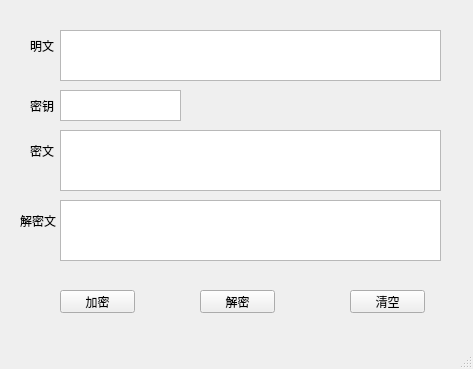
<?xml version="1.0" encoding="UTF-8"?>
<ui version="4.0">
 <class>MainWindow</class>
 <widget class="QMainWindow" name="MainWindow">
  <property name="geometry">
   <rect>
    <x>0</x>
    <y>0</y>
    <width>473</width>
    <height>369</height>
   </rect>
  </property>
  <property name="windowTitle">
   <string>DES</string>
  </property>
  <widget class="QWidget" name="centralwidget">
   <widget class="QTextEdit" name="mw">
    <property name="geometry">
     <rect>
      <x>60</x>
      <y>30</y>
      <width>381</width>
      <height>51</height>
     </rect>
    </property>
   </widget>
   <widget class="QTextEdit" name="mw2">
    <property name="geometry">
     <rect>
      <x>60</x>
      <y>130</y>
      <width>381</width>
      <height>61</height>
     </rect>
    </property>
   </widget>
   <widget class="QTextEdit" name="my">
    <property name="geometry">
     <rect>
      <x>60</x>
      <y>90</y>
      <width>121</width>
      <height>31</height>
     </rect>
    </property>
   </widget>
   <widget class="QLabel" name="label">
    <property name="geometry">
     <rect>
      <x>30</x>
      <y>40</y>
      <width>54</width>
      <height>12</height>
     </rect>
    </property>
    <property name="text">
     <string>明文</string>
    </property>
   </widget>
   <widget class="QLabel" name="label_2">
    <property name="geometry">
     <rect>
      <x>30</x>
      <y>140</y>
      <width>41</width>
      <height>21</height>
     </rect>
    </property>
    <property name="text">
     <string>密文</string>
    </property>
   </widget>
   <widget class="QLabel" name="label_3">
    <property name="geometry">
     <rect>
      <x>30</x>
      <y>100</y>
      <width>54</width>
      <height>12</height>
     </rect>
    </property>
    <property name="text">
     <string>密钥</string>
    </property>
   </widget>
   <widget class="QPushButton" name="jm">
    <property name="geometry">
     <rect>
      <x>60</x>
      <y>290</y>
      <width>75</width>
      <height>23</height>
     </rect>
    </property>
    <property name="text">
     <string>加密</string>
    </property>
   </widget>
   <widget class="QPushButton" name="qk">
    <property name="geometry">
     <rect>
      <x>350</x>
      <y>290</y>
      <width>75</width>
      <height>23</height>
     </rect>
    </property>
    <property name="text">
     <string>清空</string>
    </property>
   </widget>
   <widget class="QTextEdit" name="jmw">
    <property name="geometry">
     <rect>
      <x>60</x>
      <y>200</y>
      <width>381</width>
      <height>61</height>
     </rect>
    </property>
   </widget>
   <widget class="QLabel" name="label_5">
    <property name="geometry">
     <rect>
      <x>20</x>
      <y>210</y>
      <width>41</width>
      <height>21</height>
     </rect>
    </property>
    <property name="text">
     <string>解密文</string>
    </property>
   </widget>
   <widget class="QPushButton" name="jm2">
    <property name="geometry">
     <rect>
      <x>200</x>
      <y>290</y>
      <width>75</width>
      <height>23</height>
     </rect>
    </property>
    <property name="text">
     <string>解密</string>
    </property>
   </widget>
  </widget>
  <widget class="QMenuBar" name="menubar">
   <property name="geometry">
    <rect>
     <x>0</x>
     <y>0</y>
     <width>473</width>
     <height>23</height>
    </rect>
   </property>
  </widget>
  <widget class="QStatusBar" name="statusbar"/>
 </widget>
 <resources/>
 <connections/>
</ui>
